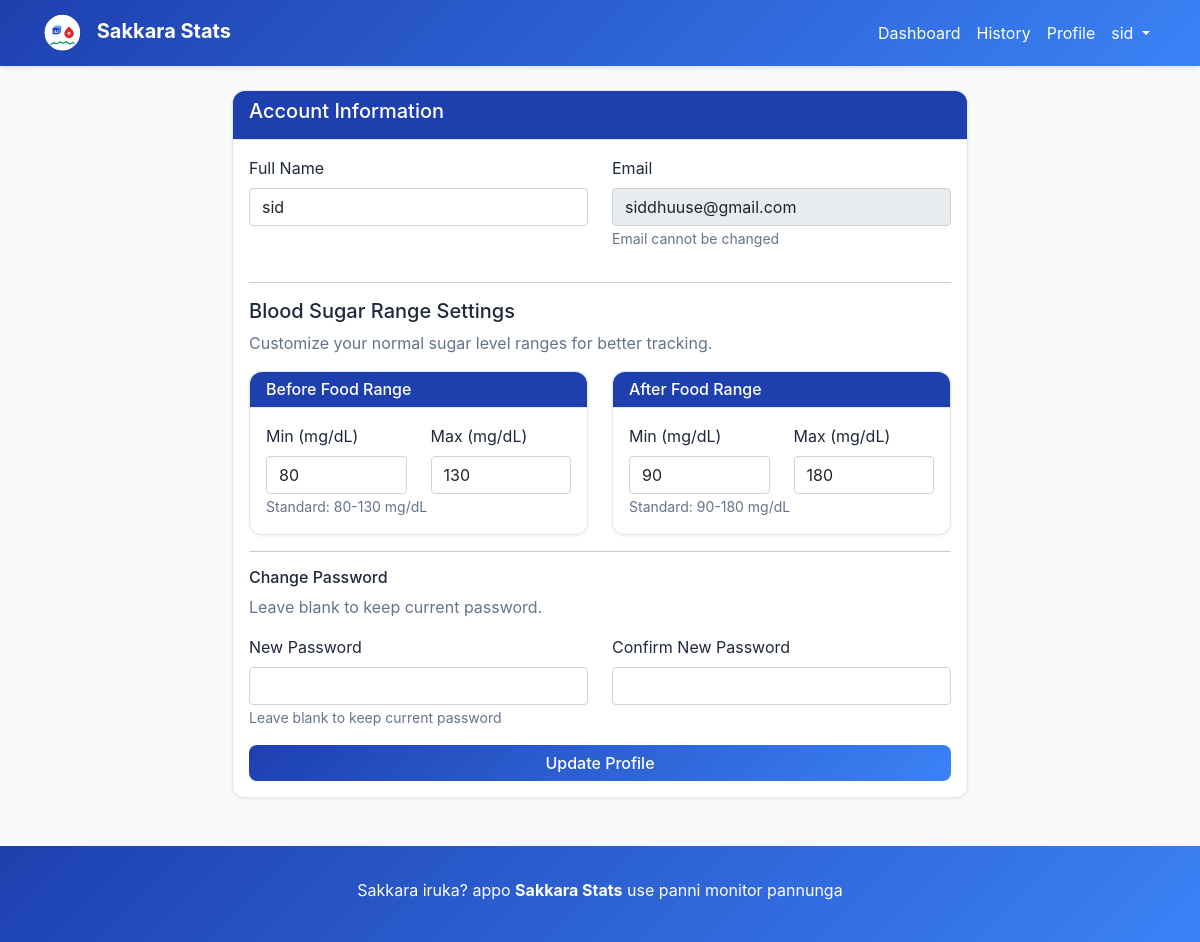
The page /profile (signed in) on the database its author committed.
### app.py (models this page shows)
class User(UserMixin, db.Model):
    id = db.Column(db.Integer, primary_key=True)
    email = db.Column(db.String(100), unique=True, nullable=False)
    name = db.Column(db.String(100), nullable=True)
    password_hash = db.Column(db.String(100), nullable=False)
    role = db.Column(db.String(20), default='user')
    is_active = db.Column(db.Boolean, default=True)
    before_food_min = db.Column(db.Integer, default=80)
    before_food_max = db.Column(db.Integer, default=130)
    after_food_min = db.Column(db.Integer, default=90)
    after_food_max = db.Column(db.Integer, default=180)
    readings = db.relationship('Reading', backref='user', lazy=True)

### app.py (the view)
@app.route('/profile')
@login_required
def profile():
    return render_template('profile.html')

### app.py (called while the page is built)
@login_manager.user_loader
def load_user(user_id):
    return User.query.get(int(user_id))

### templates/profile.html (shortened to what this page needs)
{% extends "base.html" %}
{% block content %}
<div class="row justify-content-center">
    <div class="col-md-8">
        <div class="card">
            <div class="card-header bg-primary text-white">
                <h5>Account Information</h5>
            </div>
            <div class="card-body">
                <form method="POST" action="{{ url_for('update_profile') }}">
                    <div class="row">
                        <div class="col-md-6">
                            <div class="mb-3">
                                <label for="name" class="form-label">Full Name</label>
                                <input type="text" class="form-control" id="name" name="name"
                                       value="{{ current_user.name or '' }}" placeholder="Enter your full name">
                            </div>
                        </div>
                        <div class="col-md-6">
                            <div class="mb-3">
                                <label for="email" class="form-label">Email</label>
                                <input type="email" class="form-control" id="email"
                                       value="{{ current_user.email }}" disabled>
                                <small class="text-muted">Email cannot be changed</small>
                            </div>
                        </div>
                    </div>
                    <hr>
                    <h5>Blood Sugar Range Settings</h5>
                    <p class="text-muted">Customize your normal sugar level ranges for better tracking.</p>
                    <div class="row">
                        <div class="col-md-6">
                            <div class="card">
                                <div class="card-header bg-primary text-white">
                                    <h6 class="mb-0">Before Food Range</h6>
                                </div>
                                <div class="card-body">
                                    <div class="row">
                                        <div class="col-6">
                                            <label for="before_food_min" class="form-label">Min (mg/dL)</label>
                                            <input type="number" class="form-control" id="before_food_min"
                                                   name="before_food_min" value="{{ current_user.before_food_min }}"
                                                   min="50" max="200" required>
                                        </div>
                                        <div class="col-6">
                                            <label for="before_food_max" class="form-label">Max (mg/dL)</label>
                                            <input type="number" class="form-control" id="before_food_max"
                                                   name="before_food_max" value="{{ current_user.before_food_max }}"
                                                   min="80" max="300" required>
                                        </div>
                                    </div>
                                    <small class="text-muted">Standard: 80-130 mg/dL</small>
                                </div>
                            </div>
                        </div>
                        <div class="col-md-6">
                            <div class="card">
                                <div class="card-header bg-primary text-white">
                                    <h6 class="mb-0">After Food Range</h6>
                                </div>
                                <div class="card-body">
                                    <div class="row">
                                        <div class="col-6">
                                            <label for="after_food_min" class="form-label">Min (mg/dL)</label>
                                            <input type="number" class="form-control" id="after_food_min"
                                                   name="after_food_min" value="{{ current_user.after_food_min }}"
                                                   min="50" max="200" required>
                                        </div>
                                        <div class="col-6">
                                            <label for="after_food_max" class="form-label">Max (mg/dL)</label>
                                            <input type="number" class="form-control" id="after_food_max"
                                                   name="after_food_max" value="{{ current_user.after_food_max }}"
                                                   min="100" max="300" required>
                                        </div>
                                    </div>
                                    <small class="text-muted">Standard: 90-180 mg/dL</small>
                                </div>
                            </div>
                        </div>
                    </div>
                    <hr>
                    <h6>Change Password</h6>
                    <p class="text-muted">Leave blank to keep current password.</p>
                    <div class="row">
                        <div class="col-md-6">
                            <div class="mb-3">
                                <label for="new_password" class="form-label">New Password</label>
                                <input type="password" class="form-control" id="new_password" name="new_password" minlength="6">
                                <small class="text-muted">Leave blank to keep current password</small>
                            </div>
                        </div>
                        <div class="col-md-6">
                            <div class="mb-3">
                                <label for="confirm_password" class="form-label">Confirm New Password</label>
                                <input type="password" class="form-control" id="confirm_password" name="confirm_password">
                            </div>
                        </div>
                    </div>
                    <div class="d-grid">
                        <button type="submit" class="btn btn-primary">
                            Update Profile
                        </button>
                    </div>
                </form>
            </div>
        </div>
    </div>
</div>
{% endblock %}

### templates/base.html (shortened to what this page needs)
<!DOCTYPE html>
<html lang="en">
<head>
    <link href="https://cdn.jsdelivr.net/npm/bootstrap@5.1.3/dist/css/bootstrap.min.css" rel="stylesheet">
    <link href="https://cdnjs.cloudflare.com/ajax/libs/font-awesome/6.0.0/css/all.min.css" rel="stylesheet">
</head>
<body class="bg-light">
    <nav class="navbar navbar-expand-lg navbar-dark">
        <div class="container">
            <a class="navbar-brand" href="{{ url_for('index') }}">
                <img src="{{ url_for('static', filename='assets/Logo.svg') }}" alt="Sakkara Stats Logo" class="logo">
                Sakkara Stats
            </a>
            {% if current_user.is_authenticated %}
            <div class="collapse navbar-collapse" id="navbarNav">
                <ul class="navbar-nav ms-auto">
                    {% if current_user.role == 'user' %}
                    <li class="nav-item">
                        <a class="nav-link" href="{{ url_for('dashboard') }}">
                            Dashboard
                        </a>
                    </li>
                    <li class="nav-item">
                        <a class="nav-link" href="{{ url_for('history') }}">
                            History
                        </a>
                    </li>
                    <li class="nav-item">
                        <a class="nav-link" href="{{ url_for('profile') }}">
                            Profile
                        </a>
                    </li>
                    {% endif %}
                    <li class="nav-item dropdown">
                        <a class="nav-link dropdown-toggle" href="#" id="navbarDropdown" role="button" data-bs-toggle="dropdown">
                            {{ current_user.name if current_user.name else current_user.email }}
                        </a>
                    </li>
                </ul>
            </div>
            {% endif %}
        </div>
    </nav>
    <main class="container mt-4">
        {% block content %}{% endblock %}
    </main>
    <footer class="mt-5" style="background: linear-gradient(135deg, #1E40AF 0%, #3B82F6 100%); color: white; padding: 2rem 0;">
        <div class="container text-center">
            <div class="row">
                <div class="col-md-12">
                    <p class="mb-2">Sakkara iruka? appo <strong>Sakkara Stats</strong> use panni monitor pannunga</p>
                </div>
            </div>
        </div>
    </footer>
</body>
</html>

### templates/base.html (style rules this page uses)
body { font-family: "Inter", "Roboto", sans-serif; background-color: #F8FAFC; color: #1E293B; min-height: 100vh; display: flex; flex-direction: column; }
main { flex: 1; }
.navbar-brand { font-weight: bold; color: #FFFFFF !important; }
.logo { width: 40px; height: 40px; margin-right: 10px; }
.card { border-radius: 12px; box-shadow: 0 1px 3px rgba(0,0,0,0.06), 0 1px 2px rgba(0,0,0,0.02); background-color: #FFFFFF; border: 1px solid #E2E8F0; }
.btn-primary { background: linear-gradient(135deg, #1E40AF 0%, #3B82F6 100%); border: none; border-radius: 8px; font-weight: 500; transition: all 0.3s ease; color: white; }
.navbar { background: linear-gradient(135deg, #1E40AF 0%, #3B82F6 100%); box-shadow: 0 2px 4px rgba(0,0,0,0.1); }
.navbar .nav-link { color: white !important; }
.navbar .dropdown-toggle { color: white !important; }
.text-muted { color: #64748B !important; }
.card-header { background-color: #F8FAFC; border-bottom: 1px solid #E2E8F0; color: #1E293B; border-radius: 12px 12px 0 0 !important; }
.bg-primary { background-color: #1E40AF !important; }

### rows shown on the page
User: name "sid", email "siddhuuse@gmail.com", before_food_min "80", before_food_max "130", after_food_min "90", after_food_max "180"
